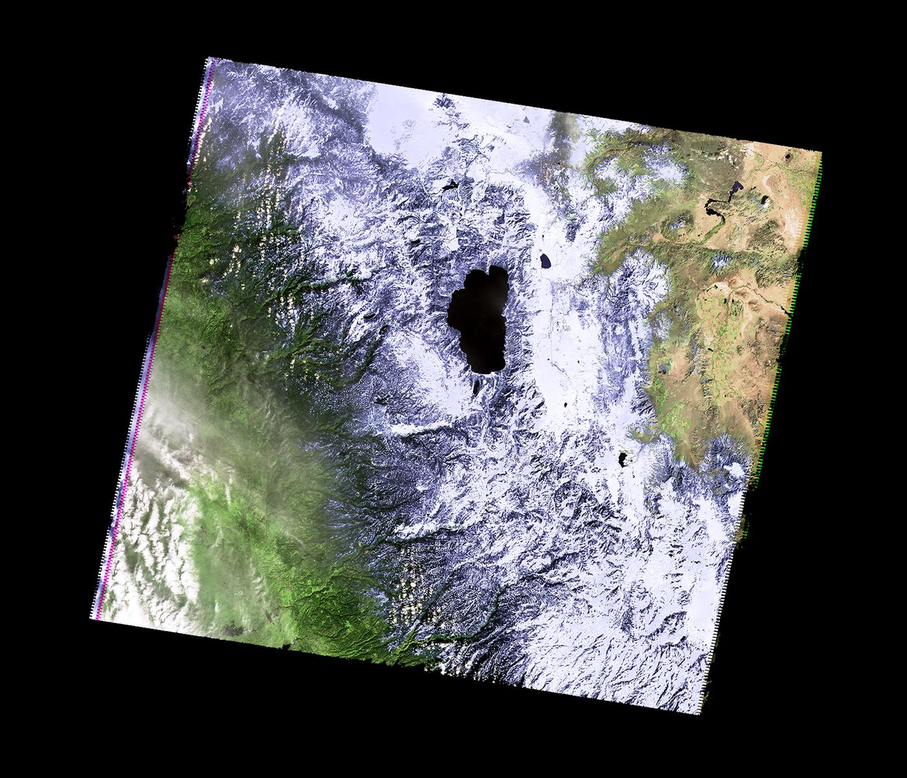
#> input picture python/numpy_images/CaliforniaDrought_02232011_md.png, 907 x 778 px, shrunk from 1400 x 1200 before the run
$ python m2020_brightestcolor.py
#> lines starting #> are read from the running program, lines starting #| are printed output that depends on the picture
#Import the packages for images and arrays:
import matplotlib.pyplot as plt
import numpy as np
#Ask user for image name and read into img:
inImg = input('Enter input image: ') ##csBridge.png
#> the answer given: CaliforniaDrought_02232011_md.png
img = plt.imread(inImg)
#> img is the input picture: shape (778, 907, 3) float32; mean R, G, B 0.296, 0.301, 0.304
#Get height and width:
height = img.shape[0]
#> height = 778
width = img.shape[1]
#> width = 907
#Loop through all the pixels:

brightest_red, brightest_blue, brightest_green = 0, 0, 0
brightness_max = 0

for row in range(height):
    for col in range(width):
        brightness_current = img[row,col,0] + img[row,col,1] + img[row,col,2]
        print('brightness_current:', brightness_current)
        print('brightness_max:', brightness_max)
        if  brightness_current > brightness_max:
            brightness_max = brightness_current
            brightest_red = img[row,col,0]
            brightest_blue = img[row,col,1]
            brightest_green = img[row,col,2]
            print('Updating brightness_max:', brightness_max)
#> after the loop, brightest_blue = 1; brightest_green = 1; brightest_red = 1; brightness_max = 3


#Compute and print fraction:
img2 = np.ones((4,4,3))
for row in range(4):
    for col in range(4):
        img2[row,col,0] = brightest_red
        img2[row,col,1] = brightest_blue
        img2[row,col,2] = brightest_green

plt.imshow(img2)
plt.show()
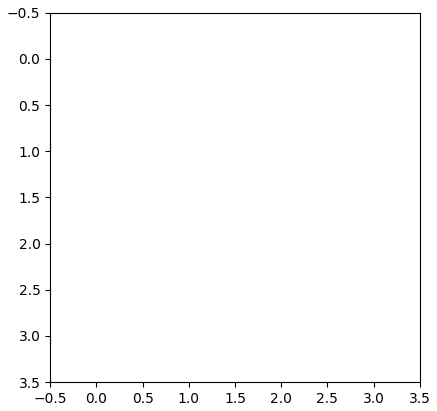
#> figure drawn by matplotlib, 1 panel
